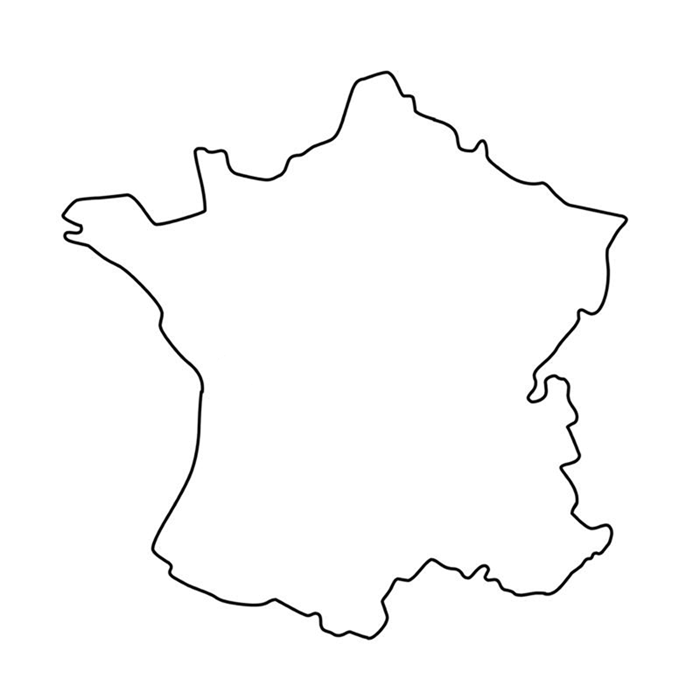
#> input picture france_map.png, 700 x 700 px
$ python AntColony_tsp.py
#> lines starting #> are read from the running program, lines starting #| are printed output that depends on the picture; after the words box and inside, x2 and y2 are one past the last pixel; in counts of white or black regions, pixels touching at a corner belong together
import numpy as np
import random
import cv2

# Liste des villes
_CITIES = (("Bordeaux", (44.833333,-0.566667)), ("Paris",(48.8566969,2.3514616)),("Nice",(43.7009358,7.2683912)),
               ("Lyon",(45.7578137,4.8320114)),("Nantes",(47.2186371,-1.5541362)),("Brest",(48.4,-4.483333)),("Lille",(50.633333,3.066667)),
               ("Clermont-Ferrand",(45.783333,3.083333)),("Strasbourg",(48.583333,7.75)),("Poitiers",(46.583333,0.333333)),
               ("Angers",(47.466667,-0.55)),("Montpellier",(43.6,3.883333)),("Caen",(49.183333,-0.35)),("Rennes",(48.083333,-1.683333)),("Pau",(43.3,-0.366667)))

# Nombre de villes
nb_cities = len(_CITIES)

# Nombre de fourmis
nb_fourmis = nb_cities

nb_cycles = 100

# Liste permettant de placer au départ les fourmis
_RANDOM = list(range(0, nb_fourmis))

_PHEROMONES = np.zeros(shape=(nb_cities, nb_cities))
_DISTANCE_CITIES = np.zeros(shape=(nb_cities, nb_cities))
_FOURMIS = []
_DISTANCE_FOURMIS = []
_PHEROMONES_ARCS = np.zeros(shape=(nb_cities, nb_cities))

alpha = 1
beta = 5
Q = 100 # constante de dépôt de phéromones
P = 0.5 # coefficient vitesse evaporation

def start():
    for i in range(nb_fourmis):
        # les fourmis sont placées aléatoirement sur une des nb_cities villes
        random_item = random.choice(_RANDOM)
        _FOURMIS.append([random_item])
        _RANDOM.remove(random_item)
    for i in range(nb_cities):
        for j in range(nb_cities):
            # les phéromones sont initialisés avec une petite constante positive
            _PHEROMONES[i, j] = 0.1
            _DISTANCE_CITIES[i, j] = distance(_CITIES[i][1], _CITIES[j][1])
    return _FOURMIS

def nextStep(_FOURMI):
    _CITIES = []
    _PROBS = []
    for city in range(nb_cities):
        if city not in _FOURMI:
            visibility = 1/_DISTANCE_CITIES[_FOURMI[-1], city]
            pheromone = _PHEROMONES[_FOURMI[-1], city]
            prob = (visibility**beta)*(pheromone**alpha)
            _CITIES.append(city)
            _PROBS.append(prob)
    _PROBS = _PROBS/sum(_PROBS)
    return np.random.choice(_CITIES, 1, p=_PROBS)[0]

def play():
    start()
    _BESTPATH = []
    bestPath_distance = float('inf')
    for i in range(nb_cycles):
        for j in range(nb_cities):
            for _FOURMI in _FOURMIS:
                if(j == nb_cities-1):
                    _FOURMI.append(_FOURMI[0])
                else:
                    _FOURMI.append(nextStep(_FOURMI))
        updatePheromone(_FOURMIS)
        bestPath_distance, _BESTPATH = chooseBestPath(_FOURMIS, _DISTANCE_FOURMIS, bestPath_distance, _BESTPATH)
        deleteMemory(_FOURMIS, _DISTANCE_FOURMIS, _PHEROMONES_ARCS)

    #liste de villes avec des coordonnées assez séparées pour pouvoir bien les représenter sur la map
    dict_cities = {
        "Bordeaux" : [230, 460],
        "Paris" : [370, 200],
        "Nice" : [570, 550],
        "Lyon" : [470, 410],
        "Nantes" : [190, 300],
        "Brest" : [70, 210],
        "Lille" : [400, 110],
        "Clermont-Ferrand" : [390, 380],
        "Strasbourg" : [590, 250],
        "Poitiers" : [300, 340],
        "Angers":  [250, 290],
        "Montpellier" : [420, 550],
        "Caen" : [260, 190],
        "Rennes" : [190, 240],
        "Pau" : [230, 560],
    }

    shortest_distance = bestPath_distance
    shortest_route = []
    for i in range(len(_BESTPATH)):
        shortest_route.append(_CITIES[_BESTPATH[i]])

    #il faut modifier les coordonnées dans shortest_route pour pouvoir bien afficher chaque ville sur la map
    updated_shortest_route = [[0]*2 for i in range(len(shortest_route))]
    for i in range(len(shortest_route)):
        updated_shortest_route[i][0] = str(shortest_route[i][0])
        updated_shortest_route[i][1] = dict_cities[str(shortest_route[i][0])]

    print('---------------------------')
    print('Shortest_distance : ' + str(shortest_distance))
    print('Shortest route : ' + str(updated_shortest_route))

    #image de la carte de france

    france_map = cv2.imread('france_map.png')
#> france_map is the input picture: shape (700, 700, 3); min 0, max 255, mean 251.2
    cumulative_distance = 0
    for i in range(len(updated_shortest_route)) :
        # on affiche le titre + les villes avec les fonctions d'OpenCV putText et circle
        cv2.putText(france_map, "Shortest distance traveled : " + str(round(shortest_distance,2)), (180, 30), cv2.FONT_HERSHEY_SIMPLEX, 0.7, (0,0,0), 1)
        cv2.putText(france_map, updated_shortest_route[i][0], (int(updated_shortest_route[i][1][0]-10),int(updated_shortest_route[i][1][1])-10), cv2.FONT_HERSHEY_SIMPLEX, 0.5, (0,0,0), 1)
        cv2.circle(france_map,(int(updated_shortest_route[i][1][0]),int(updated_shortest_route[i][1][1])), 3, (0,0,255), -1)
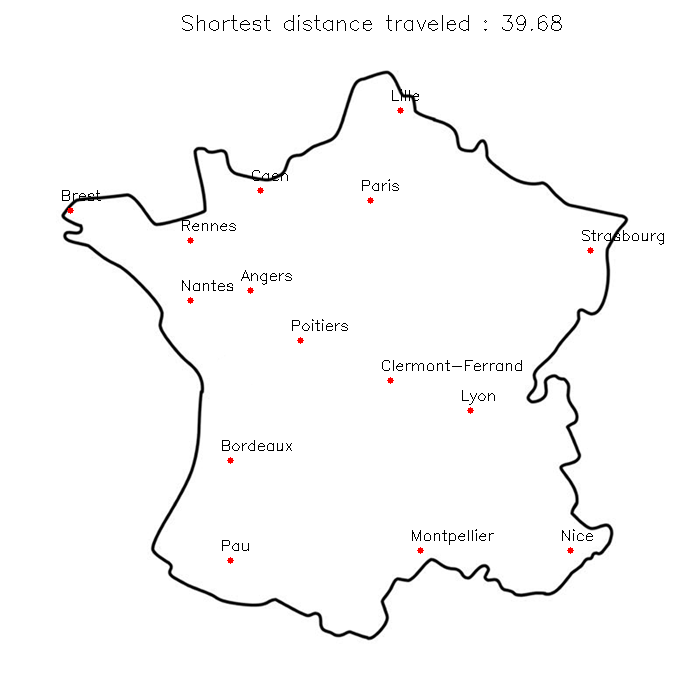
#> france_map: shape (700, 700, 3); 0.66% of pixels changed, all inside (x1, y1, x2, y2) = (62, 15, 664, 564)
    for i in range(len(updated_shortest_route)-1) :
        # on affiche la distance cumulée
        cumulative_distance += float(distance(shortest_route[i][1], shortest_route[i+1][1]))
        cv2.putText(france_map, "Cumulative distance : " + str(round(cumulative_distance,2)), (260, 60), cv2.FONT_HERSHEY_SIMPLEX, 0.5, (0,0,0), 1)
        # on trace le chemin pris
        cv2.arrowedLine(france_map, (int(updated_shortest_route[i][1][0]),int(updated_shortest_route[i][1][1])), (int(updated_shortest_route[i+1][1][0]),int(updated_shortest_route[i+1][1][1])), (0,180,0), 1)
        cv2.imshow("Ant colony best path", france_map)
        # tant que le tour n'est pas fini, on attend 0.5s avant de tracer le chemin vers la ville suivante choisie
        cv2.waitKey(500)
        cv2.putText(france_map, "Cumulative distance : " + str(round(cumulative_distance,2)), (260, 60), cv2.FONT_HERSHEY_SIMPLEX, 0.5, (255,255,255), 1)
#> this loop made 15 passes
#> pass 1, in play, `cv2.imshow("Ant colony best path", france_map)`:
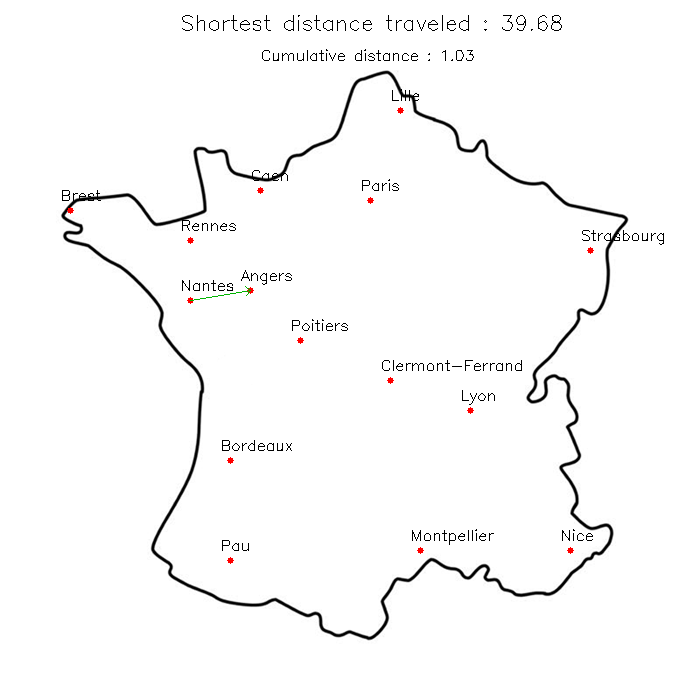
#> window 'Ant colony best path': shape (700, 700, 3); mean B, G, R 249.3, 249.3, 249.5
#> after the loop:
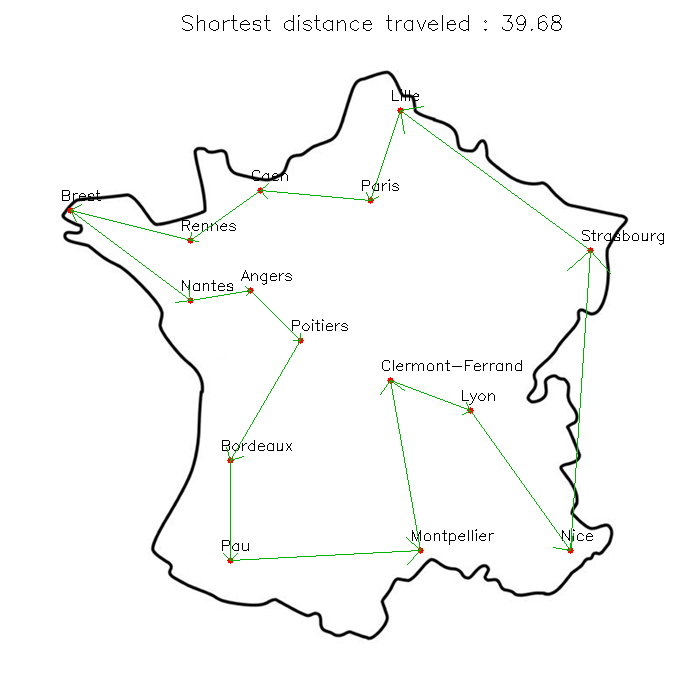
#> france_map: shape (700, 700, 3); 0.46% of pixels changed, all inside (x1, y1, x2, y2) = (70, 106, 611, 565)
#> after the loop, cumulative_distance = 39.68
    # si le tour est fini, on laisse la fenêtre ouverte
    cv2.waitKey(0)


def calcDistances(_FOURMIS):
    #calcule la distance totale parcourue par chaque fourmi
    for _FOURMI in _FOURMIS:
        distance = 0
        for city in range(nb_cities):
            distance = distance + _DISTANCE_CITIES[_FOURMI[city], _FOURMI[city+1]]
        _DISTANCE_FOURMIS.append(distance)

def calcPheromoneArcs(_FOURMIS):
    for i in range(nb_fourmis):
        for city in range(nb_cities):
            _PHEROMONES_ARCS[_FOURMIS[i][city], _FOURMIS[i][city+1]] = _PHEROMONES_ARCS[_FOURMIS[i][city], _FOURMIS[i][city+1]] + Q/_DISTANCE_FOURMIS[i]

def updatePheromone(_FOURMIS):
    calcDistances(_FOURMIS)
    calcPheromoneArcs(_FOURMIS)
    for i in range(nb_cities):
        for j in range(nb_cities):
            _PHEROMONES[i,j] = P*_PHEROMONES[i,j] + _PHEROMONES_ARCS[i,j]

def chooseBestPath(_FOURMIS, _DISTANCE_FOURMIS, bestPath_distance, _BESTPATH):
    minDistance = min(_DISTANCE_FOURMIS)
    minDistance_index = _DISTANCE_FOURMIS.index(minDistance)
    minDistance_path = np.copy(_FOURMIS[minDistance_index])
    if(minDistance < bestPath_distance):
        return minDistance, minDistance_path
    else:
        return bestPath_distance, _BESTPATH

def deleteMemory(_FOURMIS, _DISTANCE_FOURMIS, _PHEROMONES_ARCS):
    for _FOURMI in _FOURMIS:
        while(len(_FOURMI)>1):
            _FOURMI.pop()
    _DISTANCE_FOURMIS[:] = []
    _PHEROMONES_ARCS = np.zeros(shape=(nb_cities, nb_cities))

def distance(a,b):
    (x1,y1),(x2,y2) = (a,b)
    return np.sqrt((x1-x2)**2+(y1-y2)**2)

play()
